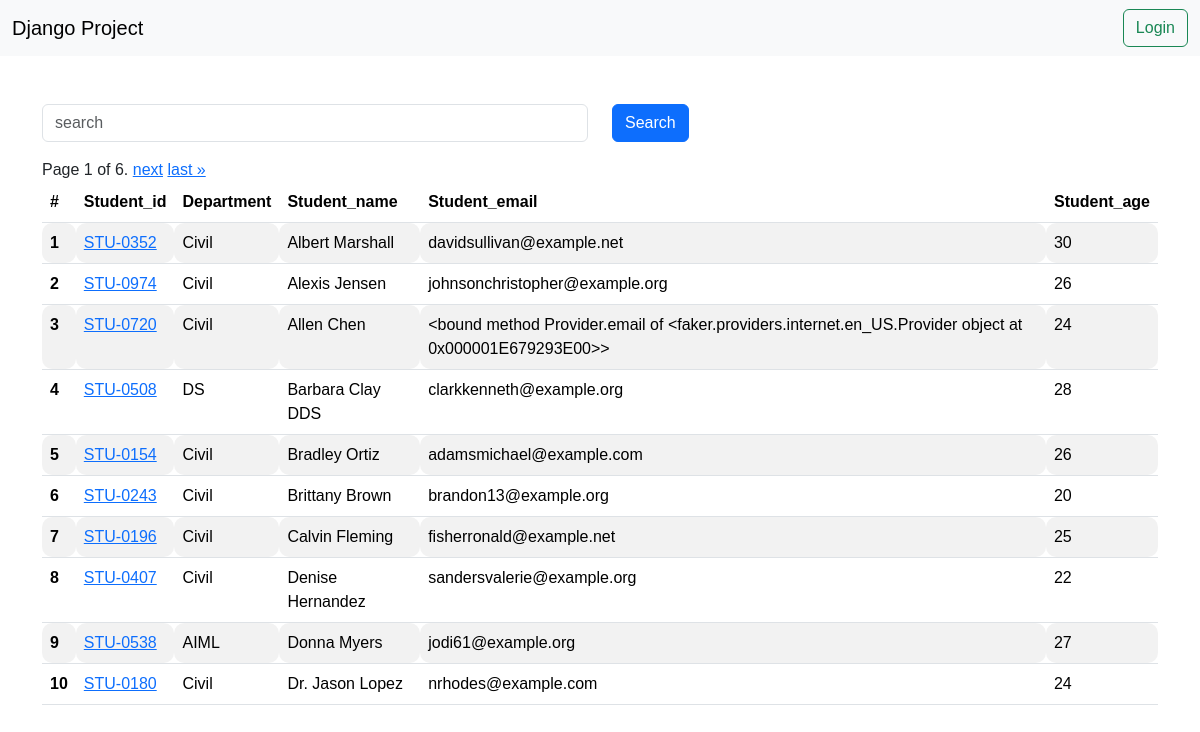
/reports/students/, run on an earlier commit of the app's database.
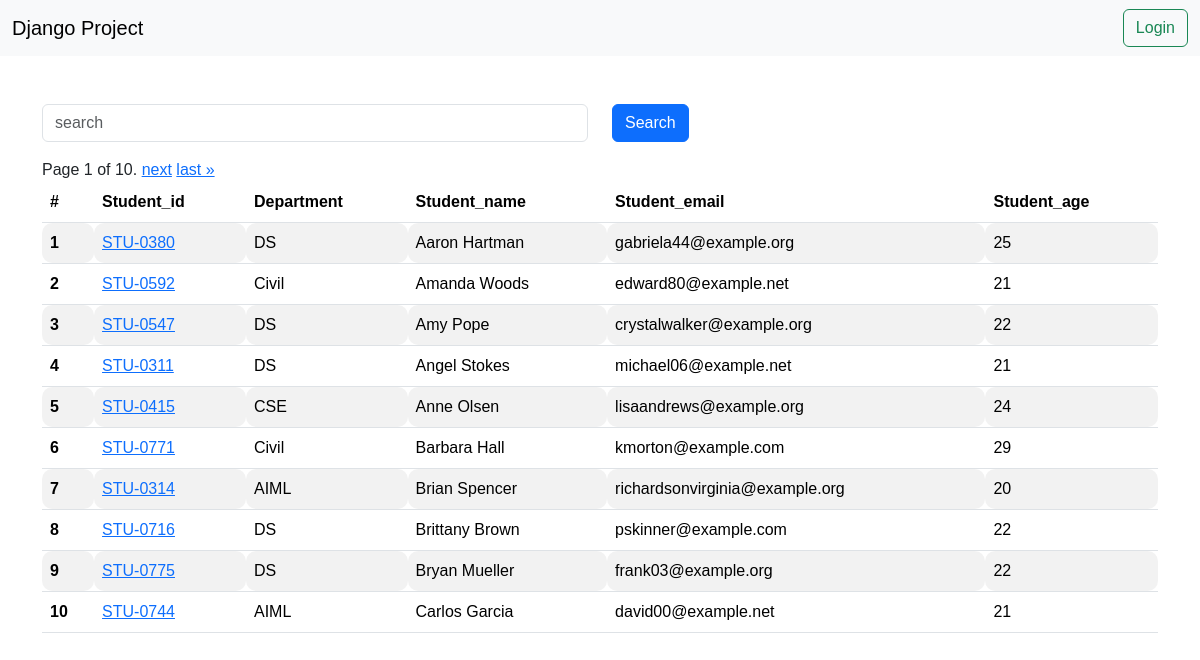
And on a later commit of the database.
### vege/models.py (models this page shows, shortened)
class Student(models.Model):
    department = models.ForeignKey(Department , related_name="depart" , on_delete=models.CASCADE)
    S_Id = models.OneToOneField(StudentId , on_delete=models.CASCADE , related_name="studentid")
    S_name = models.CharField(max_length=100)
    S_email = models.EmailField(unique=True)
    S_age = models.CharField(default=18 , max_length=3)
    S_address = models.TextField()
    class Meta :
        ordering  = ['S_name']
        verbose_name = "student"

class StudentId(models.Model):
    S_Id = models.CharField(max_length=100)
    def __str__(self) -> str:
        return self.S_Id

class Department(models.Model):
    department = models.CharField(max_length=100)
    def __str__(self) -> str :
        return self.department
    class Meta :
        ordering = ['department']
        verbose_name = "department"

### vege/views.py (the view)
# urls.py: path('reports/students/' , get_students , name='students'),
def get_students(request):
    queryset = Student.objects.all()
    if request.GET.get('search'):
        search = request.GET.get('search')
        queryset = queryset.filter(S_name__icontains = search)
    paginator = Paginator(queryset, 10)  # Show 25 contacts per page.
    page_number = request.GET.get("page",1)
    page_obj = paginator.get_page(page_number)
    return render (request , 'reports/students.html' , {'queryset' : page_obj})

### vege/templates/reports/students.html (shortened to what this page needs)
{% extends "base.html"%}
{%block start%}
<div class="container mt-5">
    <form class="mb-3">
    <div class="row">
    <div class="col-md-6">
        <input class="form-control" name="search" placeholder="search">
    </div>
    <div class="col-md-6">
        <button class="btn btn-primary">Search</button>
    </div>
    </div>
    </form>
    <table class="table table-striped">
        <thead>
          <tr>
            <th scope="col">#</th>
            <th scope="col">Student_id</th>
            <th scope="col">Department</th>
            <th scope="col">Student_name</th>
            <th scope="col">Student_email</th>
            <th scope="col">Student_age</th>
          </tr>
        </thead>
        <tbody>
            {% for student in queryset %}
          <tr>
            <th scope="row">{{forloop.counter}}</th>
            <td>
            <a href="/reports/see_marks/{{student.S_Id}}/">{{student.S_Id}}</a>
            </td>
            <td>{{student.department}}</td>
            <td>{{student.S_name}}</td>
            <td>{{student.S_email}}</td>
            <td>{{student.S_age}}</td>
          </tr>
          {% endfor %}
          <div class="pagination">
            <span class="step-links">
                <span class="current">
                    Page {{ queryset.number }} of {{ queryset.paginator.num_pages }}.
                </span>
                {% if queryset.has_next %}
                    <a href="?page={{ queryset.next_page_number }}">next</a>
                    <a href="?page={{ queryset.paginator.num_pages }}">last &raquo;</a>
                {% endif %}
            </span>
        </div>
        </tbody>
      </table>
</div>
  {% endblock %}

### home/templates/base.html (shortened to what this page needs)
<!DOCTYPE html>
<html lang="en">
<head>
    <link href="https://cdn.jsdelivr.net/npm/bootstrap@5.3.3/dist/css/bootstrap.min.css" rel="stylesheet">
</head>
<body>
  <nav class="navbar bg-body-tertiary">
    <div class="container-fluid">
      <a class="navbar-brand">Django Project</a>
      <form class="d-flex" role="search">
        {% if request.user.is_authenticated %}
          <a href="/logout/" class="btn btn-outline-success" type="submit">Logout</a >
        {% else %}
        <a href="/login/" class="btn btn-outline-success" type="submit">Login</a >
          {% endif %}
        </form>
    </div>
  </nav>
    {% block start %}
    {% endblock %}
</body>
</html>

### home/templates/base.html (style rules this page uses)
table , th , td { border-radius: 10px; padding: 10px; }
* { font-family: Nunito, sans-serif; }
*, *:before, *:after { -moz-box-sizing: border-box; -webkit-box-sizing: border-box; box-sizing: border-box; }
body { margin: 0; }

What changed in the data, as far as the page shows it:
removed Student: S_Id "STU-0352", department "Civil", S_name "Albert Marshall", S_email "davidsullivan@example.net", S_age "30"
removed Student: S_Id "STU-0974", department "Civil", S_name "Alexis Jensen", S_email "johnsonchristopher@example.org", S_age "26"
removed Student: S_Id "STU-0720", department "Civil", S_name "Allen Chen", S_email "<bound method Provider.email of <faker.providers.internet.en_US.Provider object at 0x000001E679293E00>>", S_age "24"
removed Student: S_Id "STU-0508", department "DS", S_name "Barbara Clay DDS", S_email "clarkkenneth@example.org", S_age "28"
removed Student: S_Id "STU-0154", department "Civil", S_name "Bradley Ortiz", S_email "adamsmichael@example.com", S_age "26"
removed Student: S_Id "STU-0243", department "Civil", S_name "Brittany Brown", S_email "brandon13@example.org", S_age "20"
removed Student: S_Id "STU-0196", department "Civil", S_name "Calvin Fleming", S_email "fisherronald@example.net", S_age "25"
removed Student: S_Id "STU-0407", department "Civil", S_name "Denise Hernandez", S_email "sandersvalerie@example.org", S_age "22"
removed Student: S_Id "STU-0538", department "AIML", S_name "Donna Myers", S_email "jodi61@example.org", S_age "27"
removed Student: S_Id "STU-0180", department "Civil", S_name "Dr. Jason Lopez", S_email "nrhodes@example.com", S_age "24"
added Student: S_Id "STU-0380", department "DS", S_name "Aaron Hartman", S_email "gabriela44@example.org", S_age "25"
added Student: S_Id "STU-0592", department "Civil", S_name "Amanda Woods", S_email "edward80@example.net", S_age "21"
added Student: S_Id "STU-0547", department "DS", S_name "Amy Pope", S_email "crystalwalker@example.org", S_age "22"
added Student: S_Id "STU-0311", department "DS", S_name "Angel Stokes", S_email "michael06@example.net", S_age "21"
added Student: S_Id "STU-0415", department "CSE", S_name "Anne Olsen", S_email "lisaandrews@example.org", S_age "24"
added Student: S_Id "STU-0771", department "Civil", S_name "Barbara Hall", S_email "kmorton@example.com", S_age "29"
added Student: S_Id "STU-0314", department "AIML", S_name "Brian Spencer", S_email "richardsonvirginia@example.org", S_age "20"
added Student: S_Id "STU-0716", department "DS", S_name "Brittany Brown", S_email "pskinner@example.com", S_age "22"
added Student: S_Id "STU-0775", department "DS", S_name "Bryan Mueller", S_email "frank03@example.org", S_age "22"
added Student: S_Id "STU-0744", department "AIML", S_name "Carlos Garcia", S_email "david00@example.net", S_age "21"
Also different on the page:
{{ queryset.paginator.num_pages }}: "6" → "10"
